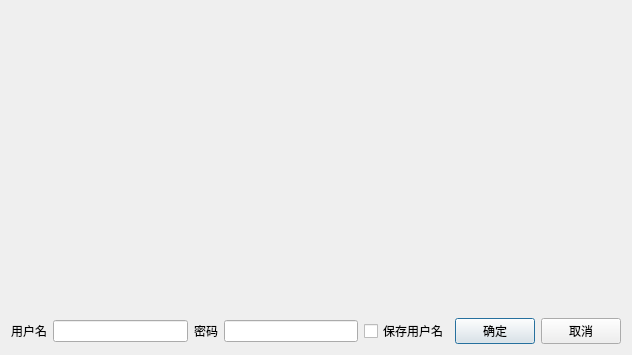
<?xml version="1.0" encoding="UTF-8"?>
<ui version="4.0">
 <class>QDlgLogin</class>
 <widget class="QDialog" name="QDlgLogin">
  <property name="geometry">
   <rect>
    <x>0</x>
    <y>0</y>
    <width>632</width>
    <height>355</height>
   </rect>
  </property>
  <property name="windowTitle">
   <string>Dialog</string>
  </property>
  <layout class="QVBoxLayout" name="verticalLayout">
   <item>
    <widget class="QLabel" name="labBackground">
     <property name="sizePolicy">
      <sizepolicy hsizetype="Preferred" vsizetype="Expanding">
       <horstretch>0</horstretch>
       <verstretch>0</verstretch>
      </sizepolicy>
     </property>
     <property name="text">
      <string/>
     </property>
    </widget>
   </item>
   <item>
    <layout class="QHBoxLayout" name="horizontalLayout">
     <item>
      <widget class="QLabel" name="label_2">
       <property name="text">
        <string>用户名</string>
       </property>
       <property name="alignment">
        <set>Qt::AlignmentFlag::AlignCenter</set>
       </property>
      </widget>
     </item>
     <item>
      <widget class="QLineEdit" name="editUser"/>
     </item>
     <item>
      <widget class="QLabel" name="label_3">
       <property name="text">
        <string>密码</string>
       </property>
       <property name="alignment">
        <set>Qt::AlignmentFlag::AlignRight|Qt::AlignmentFlag::AlignTrailing|Qt::AlignmentFlag::AlignVCenter</set>
       </property>
      </widget>
     </item>
     <item>
      <widget class="QLineEdit" name="editPwd"/>
     </item>
     <item>
      <widget class="QCheckBox" name="chkSaveUser">
       <property name="text">
        <string>保存用户名</string>
       </property>
      </widget>
     </item>
     <item>
      <widget class="QPushButton" name="btnEnsure">
       <property name="text">
        <string>确定</string>
       </property>
      </widget>
     </item>
     <item>
      <widget class="QPushButton" name="btnCancel">
       <property name="text">
        <string>取消</string>
       </property>
      </widget>
     </item>
    </layout>
   </item>
  </layout>
 </widget>
 <resources/>
 <connections>
  <connection>
   <sender>btnCancel</sender>
   <signal>clicked()</signal>
   <receiver>QDlgLogin</receiver>
   <slot>close()</slot>
   <hints>
    <hint type="sourcelabel">
     <x>592</x>
     <y>400</y>
    </hint>
    <hint type="destinationlabel">
     <x>629</x>
     <y>418</y>
    </hint>
   </hints>
  </connection>
 </connections>
</ui>
